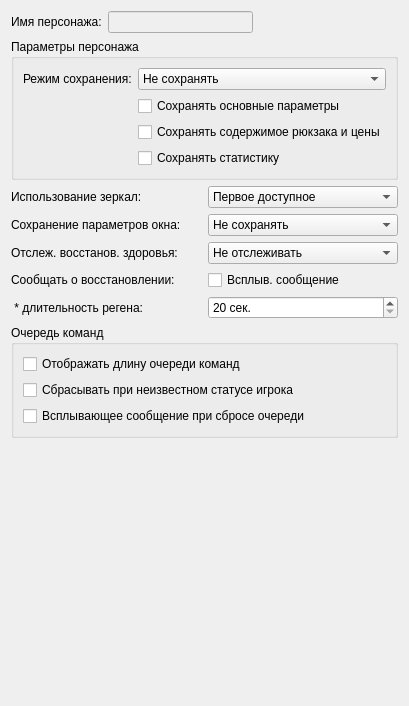
              <widget class="QWidget" name="settMainTab">
               <attribute name="title">
                <string>Основные</string>
               </attribute>
               <layout class="QVBoxLayout" name="verticalLayout_29">
                <item>
                 <layout class="QHBoxLayout" name="horizontalLayout_20">
                  <item>
                   <widget class="QLabel" name="label_21">
                    <property name="text">
                     <string>Имя персонажа:</string>
                    </property>
                   </widget>
                  </item>
                  <item>
                   <widget class="QLineEdit" name="setPersName">
                    <property name="enabled">
                     <bool>false</bool>
                    </property>
                   </widget>
                  </item>
                  <item>
                   <spacer name="horizontalSpacer_15">
                    <property name="orientation">
                     <enum>Qt::Horizontal</enum>
                    </property>
                    <property name="sizeHint" stdset="0">
                     <size>
                      <width>40</width>
                      <height>20</height>
                     </size>
                    </property>
                   </spacer>
                  </item>
                 </layout>
                </item>
                <item>
                 <widget class="QGroupBox" name="groupBox_6">
                  <property name="title">
                   <string>Параметры персонажа</string>
                  </property>
                  <layout class="QVBoxLayout" name="verticalLayout_21">
                   <item>
                    <layout class="QGridLayout" name="gridLayout_10">
                     <item row="0" column="0">
                      <widget class="QLabel" name="label_58">
                       <property name="text">
                        <string>Режим сохранения:</string>
                       </property>
                      </widget>
                     </item>
                     <item row="0" column="1">
                      <widget class="QComboBox" name="persParamSaveMode_combo">
                       <item>
                        <property name="text">
                         <string>Не сохранять</string>
                        </property>
                       </item>
                       <item>
                        <property name="text">
                         <string>При выходе из клиента</string>
                        </property>
                       </item>
                       <item>
                        <property name="text">
                         <string>Каждые 5 мин. если менялись</string>
                        </property>
                       </item>
                      </widget>
                     </item>
                     <item row="1" column="1">
                      <widget class="QCheckBox" name="saveMainPersParam_checkbox">
                       <property name="text">
                        <string>Сохранять основные параметры</string>
                       </property>
                      </widget>
                     </item>
                     <item row="2" column="1">
                      <widget class="QCheckBox" name="savePersBackpack_checkbox">
                       <property name="text">
                        <string>Сохранять содержимое рюкзака и цены</string>
                       </property>
                      </widget>
                     </item>
                     <item row="3" column="1">
                      <widget class="QCheckBox" name="saveStatistic_checkbox">
                       <property name="text">
                        <string>Сохранять статистику</string>
                       </property>
                      </widget>
                     </item>
                    </layout>
                   </item>
                  </layout>
                 </widget>
                </item>
                <item>
                 <layout class="QGridLayout" name="gridLayout_9">
                  <item row="0" column="0">
                   <widget class="QLabel" name="label_59">
                    <property name="text">
                     <string>Использование зеркал:</string>
                    </property>
                   </widget>
                  </item>
                  <item row="0" column="1">
                   <widget class="QComboBox" name="mirrorChangeModeCombo">
                    <item>
                     <property name="text">
                      <string>Первое доступное</string>
                     </property>
                    </item>
                    <item>
                     <property name="text">
                      <string>Автоматический выбор</string>
                     </property>
                    </item>
                   </widget>
                  </item>
                  <item row="1" column="0">
                   <widget class="QLabel" name="label_60">
                    <property name="text">
                     <string>Сохранение параметров окна:</string>
                    </property>
                   </widget>
                  </item>
                  <item row="1" column="1">
                   <widget class="QComboBox" name="windowSizePosCombo">
                    <item>
                     <property name="text">
                      <string>Не сохранять</string>
                     </property>
                    </item>
                    <item>
                     <property name="text">
                      <string>Позицию и размер</string>
                     </property>
                    </item>
                   </widget>
                  </item>
                  <item row="2" column="0">
                   <widget class="QLabel" name="label_61">
                    <property name="text">
                     <string>Отслеж. восстанов. здоровья:</string>
                    </property>
                   </widget>
                  </item>
                  <item row="2" column="1">
                   <widget class="QComboBox" name="restHealthEnergyCombo">
                    <item>
                     <property name="text">
                      <string>Не отслеживать</string>
                     </property>
                    </item>
                    <item>
                     <property name="text">
                      <string>Интеллектуальное</string>
                     </property>
                    </item>
                    <item>
                     <property name="text">
                      <string>Каждые 10 секунд</string>
                     </property>
                    </item>
                    <item>
                     <property name="text">
                      <string>Каждые 30 секунд</string>
                     </property>
                    </item>
                    <item>
                     <property name="text">
                      <string>Каждые 60 секунд</string>
                     </property>
                    </item>
                   </widget>
                  </item>
                  <item row="4" column="0">
                   <widget class="QLabel" name="label_10">
                    <property name="toolTip">
                     <string>Если регенерация будет длиться не менее указанного количества секунд, то по окончанию регенерации появится сообшение.</string>
                    </property>
                    <property name="text">
                     <string> * длительность регена:</string>
                    </property>
                   </widget>
                  </item>
                  <item row="4" column="1">
                   <widget class="QSpinBox" name="restDurationPopup">
                    <property name="suffix">
                     <string> сек.</string>
                    </property>
                    <property name="minimum">
                     <number>20</number>
                    </property>
                    <property name="maximum">
                     <number>1000000</number>
                    </property>
                   </widget>
                  </item>
                  <item row="3" column="0">
                   <widget class="QLabel" name="label_11">
                    <property name="text">
                     <string>Сообщать о восстановлении:</string>
                    </property>
                   </widget>
                  </item>
                  <item row="3" column="1">
                   <widget class="QCheckBox" name="restPopup">
                    <property name="text">
                     <string>Всплыв. сообщение</string>
                    </property>
                   </widget>
                  </item>
                 </layout>
                </item>
                <item>
                 <widget class="QGroupBox" name="groupBox_7">
                  <property name="title">
                   <string>Очередь команд</string>
                  </property>
                  <layout class="QVBoxLayout" name="verticalLayout_12">
                   <item>
                    <layout class="QHBoxLayout" name="horizontalLayout_41">
                     <item>
                      <widget class="QCheckBox" name="checkbox_ShowQueueLength">
                       <property name="text">
                        <string>Отображать длину очереди команд</string>
                       </property>
                      </widget>
                     </item>
                     <item>
                      <spacer name="horizontalSpacer_41">
                       <property name="orientation">
                        <enum>Qt::Horizontal</enum>
                       </property>
                       <property name="sizeHint" stdset="0">
                        <size>
                         <width>40</width>
                         <height>20</height>
                        </size>
                       </property>
                      </spacer>
                     </item>
                    </layout>
                   </item>
                   <item>
                    <layout class="QHBoxLayout" name="horizontalLayout_42">
                     <item>
                      <widget class="QCheckBox" name="checkbox_ResetQueueForUnknowStatus">
                       <property name="text">
                        <string>Сбрасывать при неизвестном статусе игрока</string>
                       </property>
                      </widget>
                     </item>
                     <item>
                      <spacer name="horizontalSpacer_42">
                       <property name="orientation">
                        <enum>Qt::Horizontal</enum>
                       </property>
                       <property name="sizeHint" stdset="0">
                        <size>
                         <width>40</width>
                         <height>20</height>
                        </size>
                       </property>
                      </spacer>
                     </item>
                    </layout>
                   </item>
                   <item>
                    <layout class="QHBoxLayout" name="horizontalLayout_48">
                     <item>
                      <widget class="QCheckBox" name="checkbox_ResetQueuePopup">
                       <property name="text">
                        <string>Всплывающее сообщение при сбросе очереди</string>
                       </property>
                      </widget>
                     </item>
                     <item>
                      <spacer name="horizontalSpacer_44">
                       <property name="orientation">
                        <enum>Qt::Horizontal</enum>
                       </property>
                       <property name="sizeHint" stdset="0">
                        <size>
                         <width>40</width>
                         <height>20</height>
                        </size>
                       </property>
                      </spacer>
                     </item>
                    </layout>
                   </item>
                  </layout>
                 </widget>
                </item>
                <item>
                 <spacer name="verticalSpacer_10">
                  <property name="orientation">
                   <enum>Qt::Vertical</enum>
                  </property>
                  <property name="sizeHint" stdset="0">
                   <size>
                    <width>20</width>
                    <height>257</height>
                   </size>
                  </property>
                 </spacer>
                </item>
               </layout>
              </widget>
